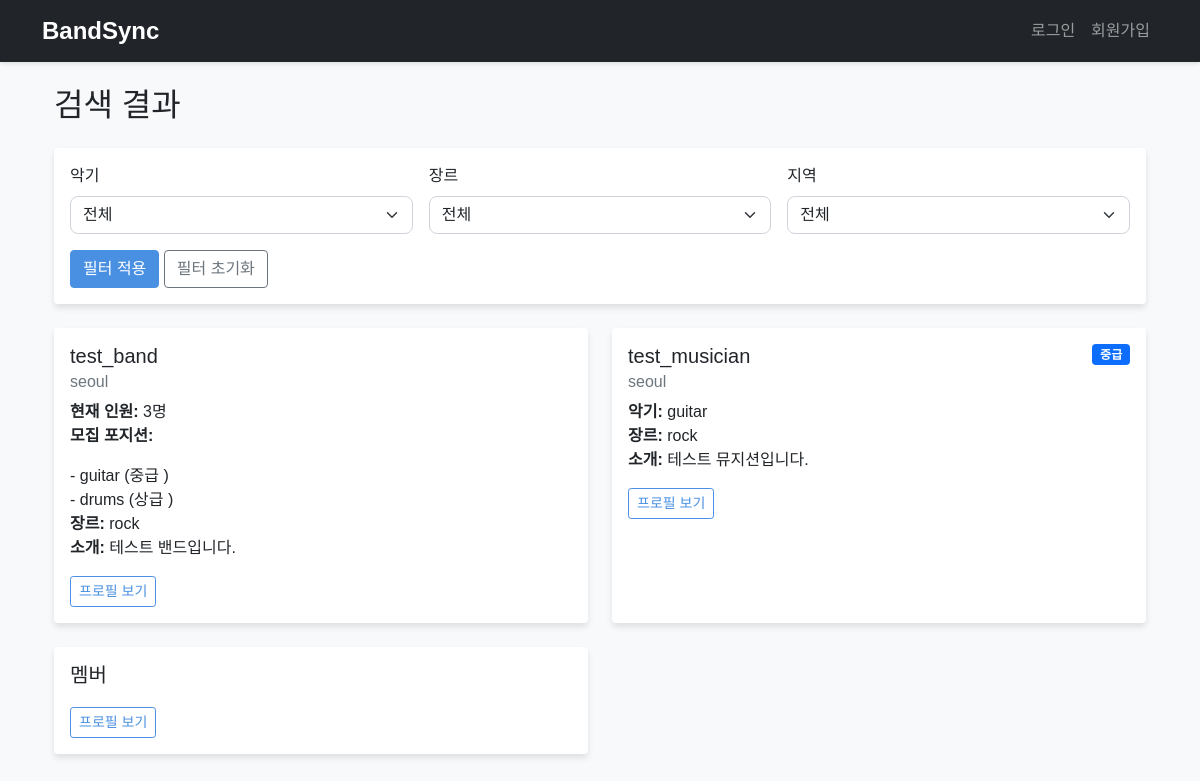
Screenshot of /search with the database file from the repository.
### app.py (models this page shows, shortened)
class User(UserMixin, db.Model):
    id = db.Column(db.Integer, primary_key=True)
    username = db.Column(db.String(80), unique=True, nullable=False)
    email = db.Column(db.String(120), unique=True, nullable=False)
    password_hash = db.Column(db.String(128))
    user_type = db.Column(db.String(20))  # 'musician' or 'band'
    instrument = db.Column(db.String(50))
    genre = db.Column(db.String(100))
    skill_level = db.Column(db.String(20))
    location = db.Column(db.String(100))
    age = db.Column(db.Integer)
    bio = db.Column(db.Text)
    recruiting_positions = db.Column(db.Text)  # JSON 형식으로 저장
    band_size = db.Column(db.Integer)
    preferred_age_range = db.Column(db.String(50))
    practice_room_reviews = db.relationship('PracticeRoomReview',
                                          foreign_keys='PracticeRoomReview.user_id',
                                          backref='user',
                                          lazy=True)
    def get_recruiting_positions(self):
        if self.recruiting_positions:
            return json.loads(self.recruiting_positions)
        return []

### app.py (the view)
@app.route('/search')
def search():
    user_type = request.args.get('user_type', '')  # 기본값을 빈 문자열로 설정
    instrument = request.args.get('instrument')
    genre = request.args.get('genre')
    location = request.args.get('location')
    skill_level = request.args.get('skill_level')
    query = User.query
    if user_type:
        query = query.filter(User.user_type == user_type)
    if instrument:
        if user_type == 'musician':
            query = query.filter(User.instrument == instrument)
        else:
            query = query.filter(User.recruiting_positions.like(f'%"instrument": "{instrument}"%'))
    if genre:
        query = query.filter(User.genre == genre)
    if location:
        query = query.filter(User.location == location)
    if skill_level and user_type == 'musician':
        query = query.filter(User.skill_level == skill_level)
    if current_user.is_authenticated:
        query = query.filter(User.id != current_user.id)
    results = query.all()
    return render_template('search_results.html', results=results)

### templates/search_results.html (shortened to what this page needs)
{% extends "base.html" %}
{% block content %}
<div class="container">
    <h2 class="mb-4">
        {% if request.args.get('user_type') == 'band' %}
            밴드 찾기
        {% elif request.args.get('user_type') == 'musician' %}
            멤버 찾기
        {% else %}
            검색 결과
        {% endif %}
    </h2>
    <div class="card mb-4">
        <div class="card-body">
            <form method="GET" action="{{ url_for('search') }}" class="row g-3">
                <div class="col-md-4">
                    <label class="form-label">악기</label>
                    <select class="form-select" name="instrument">
                        <option value="">전체</option>
                    </select>
                </div>
                <div class="col-md-4">
                    <label class="form-label">장르</label>
                    <select class="form-select" name="genre">
                        <option value="">전체</option>
                    </select>
                </div>
                <div class="col-md-4">
                    <label class="form-label">지역</label>
                    <select class="form-select" name="location">
                        <option value="">전체</option>
                    </select>
                </div>
                <div class="col-12">
                    <button type="submit" class="btn btn-primary">필터 적용</button>
                    <a href="{{ url_for('search', user_type=request.args.get('user_type', '')) }}" class="btn btn-outline-secondary">필터 초기화</a>
                </div>
            </form>
        </div>
    </div>
    <div class="row">
        {% if results %}
            {% for user in results %}
            <div class="col-md-6 mb-4">
                <div class="card h-100">
                    <div class="card-body">
                        <div class="d-flex justify-content-between align-items-start">
                            <div>
                                <h5 class="card-title">{{ user.username }}</h5>
                                <h6 class="card-subtitle mb-2 text-muted">
                                    {% if user.location %}{{ user.location }}{% endif %}
                                </h6>
                            </div>
                            {% if user.user_type == 'musician' and user.skill_level %}
                            <span class="badge bg-primary">
                                {% if user.skill_level == 'beginner' %}입문
                                {% elif user.skill_level == 'intermediate' %}중급
                                {% elif user.skill_level == 'advanced' %}상급
                                {% elif user.skill_level == 'professional' %}전문가
                                {% endif %}
                            </span>
                            {% endif %}
                        </div>
                        <p class="card-text">
                            {% if user.user_type == 'musician' %}
                                {% if user.instrument %}
                                <strong>악기:</strong> {{ user.instrument }}<br>
                                {% endif %}
                            {% else %}
                                {% if user.band_size %}
                                <strong>현재 인원:</strong> {{ user.band_size }}명<br>
                                {% endif %}
                                {% if user.get_recruiting_positions() %}
                                <strong>모집 포지션:</strong>
                                <ul class="list-unstyled mb-0">
                                    {% for position in user.get_recruiting_positions() %}
                                    <li>- {{ position.instrument }}
                                        ({% if position.skill_level == 'beginner' %}입문
                                        {% elif position.skill_level == 'intermediate' %}중급
                                        {% elif position.skill_level == 'advanced' %}상급
                                        {% elif position.skill_level == 'professional' %}전문가
                                        {% endif %})
                                    </li>
                                    {% endfor %}
                                </ul>
                                {% endif %}
                            {% endif %}
                            {% if user.genre %}
                            <strong>장르:</strong> {{ user.genre }}<br>
                            {% endif %}
                            {% if user.bio %}
                            <strong>소개:</strong> {{ user.bio[:100] }}{% if user.bio|length > 100 %}...{% endif %}
                            {% endif %}
                        </p>
                        <div class="d-flex justify-content-between align-items-center">
                            <a href="{{ url_for('view_profile', user_id=user.id) }}" class="btn btn-outline-primary btn-sm">프로필 보기</a>
                        </div>
                    </div>
                </div>
            </div>
            {% endfor %}
        {% endif %}
    </div>
</div>
{% endblock %}

### static/css/style.css (style rules this page uses)
body { font-family: "Noto Sans KR", sans-serif; background-color: #f8f9fa; }
.card { border: none; box-shadow: 0 4px 6px rgba(0, 0, 0, 0.1); transition: transform 0.2s; }
.btn-primary { background-color: #4a90e2; border-color: #4a90e2; }
.btn-outline-primary { color: #4a90e2; border-color: #4a90e2; }
.form-control, .form-select { border-radius: 0.5rem; border: 1px solid #ced4da; }

### rows the page displays
User: username "test_band", location "seoul", band_size "3", instrument "guitar" "drums", genre "rock", bio "테스트 밴드입니다."
User: username "test_musician", location "seoul", user_type "중급", instrument "guitar", genre "rock", bio "테스트 뮤지션입니다."
User: username "멤버"
